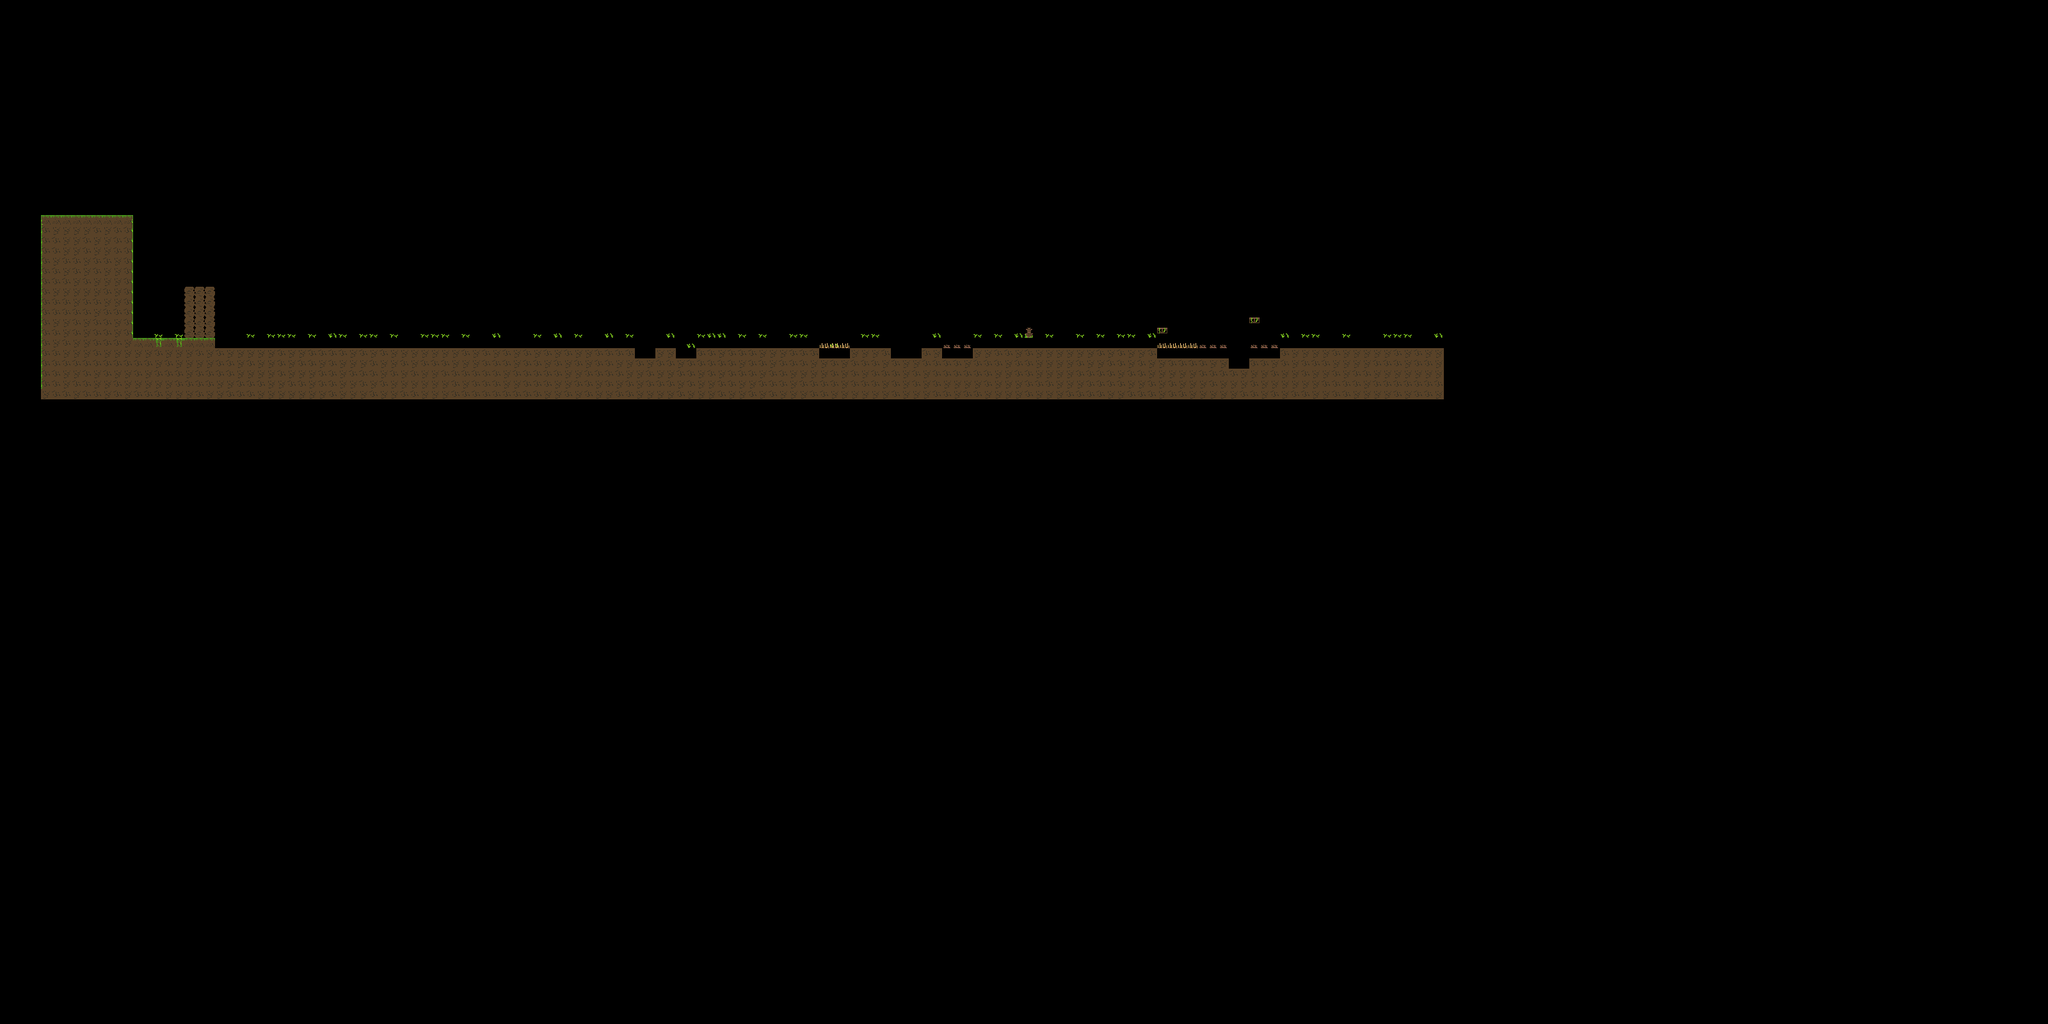

Below is a game level as drawn by its tile map, then a one-line description and the .tmx that defines it (tile-layer data replaced by summaries):
An orthogonal 200x100 tile map with 16x16 px tiles, 12 tile layers (PlayerSpawn, Bottom, Middle, Top, ...).

<map version="1.0" orientation="orthogonal" width="200" height="100" tilewidth="16" tileheight="16">
 <tileset firstgid="1" name="tileset" tilewidth="16" tileheight="16">
  <image source="../graphics/tileset.png" width="160" height="224" />
  <tile id="0">
   <properties>
    <property name="EndElevator" value="1" />
   </properties>
  </tile>
  <tile id="4">
   <properties>
    <property name="hazardType" value="swamp" />
   </properties>
  </tile>
  <tile id="11">
   <properties>
    <property name="StartElevator" value="" />
   </properties>
  </tile>
  <tile id="45">
   <properties>
    <property name="hazardType" value="spikes" />
   </properties>
  </tile>
  <tile id="56">
   <properties>
    <property name="hazardType" value="fire" />
   </properties>
  </tile>
  <tile id="72">
   <properties>
    <property name="spawnType" value="player" />
   </properties>
  </tile>
 </tileset>
 <layer name="PlayerSpawn" width="200" height="100">
  <data>[20000 cells, 1 non-empty, 1 distinct tile ids]</data>
 </layer>
 <layer name="Bottom" width="200" height="100">
  <data>[20000 cells, 933 non-empty, 11 distinct tile ids]</data>
 </layer>
 <layer name="Middle" width="200" height="100">
  <data>[20000 cells, 0 non-empty, 0 distinct tile ids]</data>
 </layer>
 <layer name="Top" width="200" height="100">
  <data>[20000 cells, 47 non-empty, 5 distinct tile ids]</data>
 </layer>
 <layer name="Hazards" width="200" height="100">
  <data>[20000 cells, 21 non-empty, 3 distinct tile ids]</data>
 </layer>
 <layer name="Collision" width="200" height="100">
  <data>[20000 cells, 144 non-empty, 1 distinct tile ids]</data>
 </layer>
 <layer name="Water" width="200" height="100">
  <data>[20000 cells, 5 non-empty, 1 distinct tile ids]</data>
 </layer>
 <layer name="Map Dev Personal Notes" width="200" height="100">
  <data>[20000 cells, 95 non-empty, 1 distinct tile ids]</data>
 </layer>
 <layer name="Totem_Example" width="200" height="100">
  <data>[20000 cells, 1 non-empty, 1 distinct tile ids]</data>
 </layer>
 <layer name="Elevator_0" width="200" height="100">
  <data>[20000 cells, 2 non-empty, 2 distinct tile ids]</data>
 </layer>
 <layer name="Elevator_1" width="200" height="100">
  <data>[20000 cells, 2 non-empty, 2 distinct tile ids]</data>
 </layer>
 <layer name="LevelChangeTrigger" width="200" height="100">
  <data>[20000 cells, 4 non-empty, 1 distinct tile ids]</data>
 </layer>
</map>
